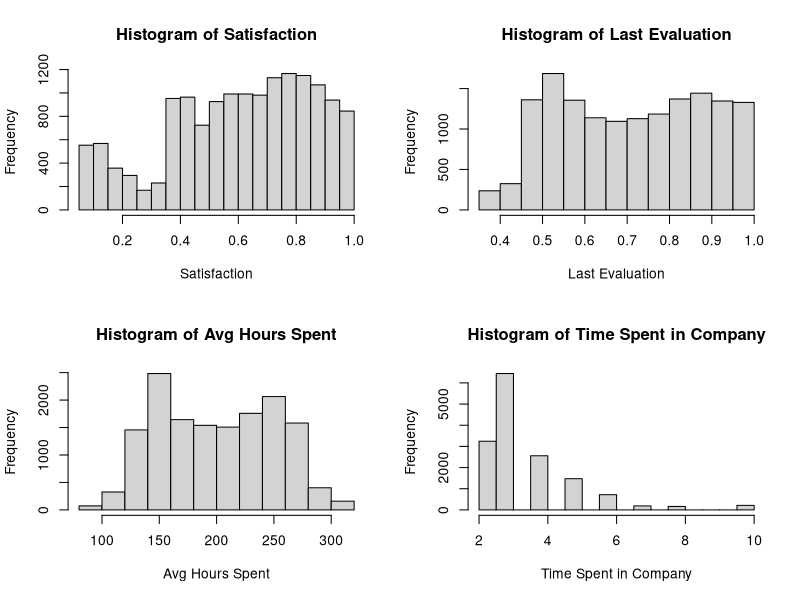
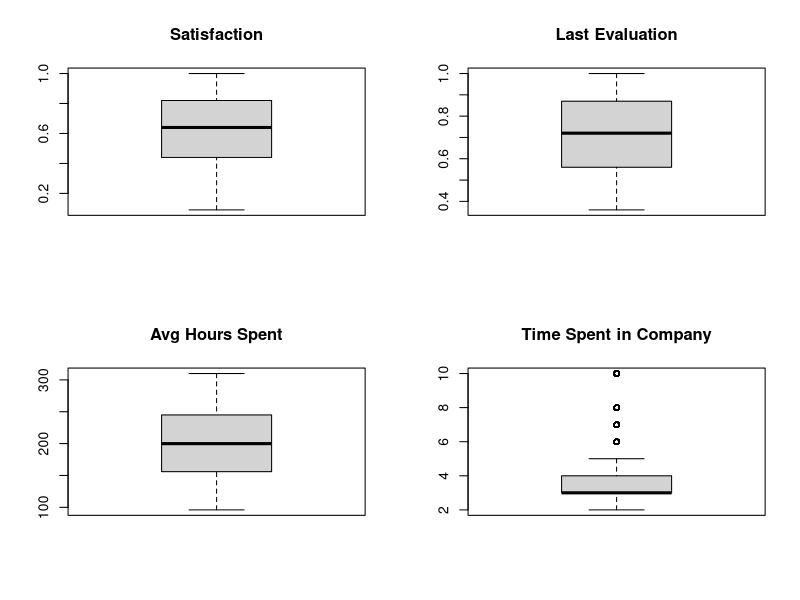
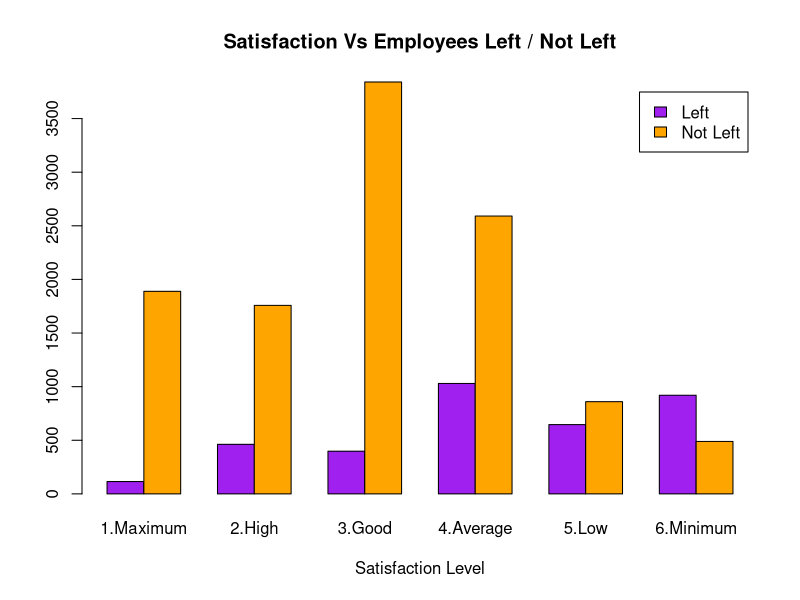
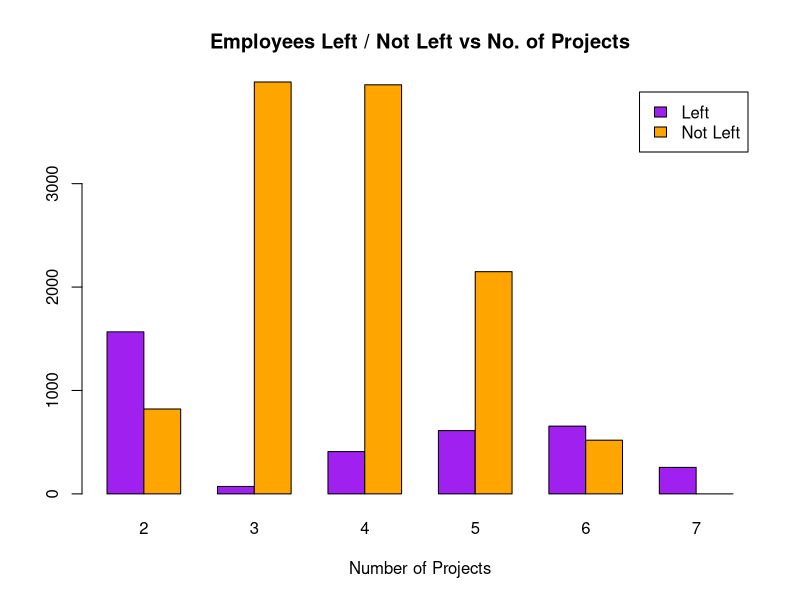
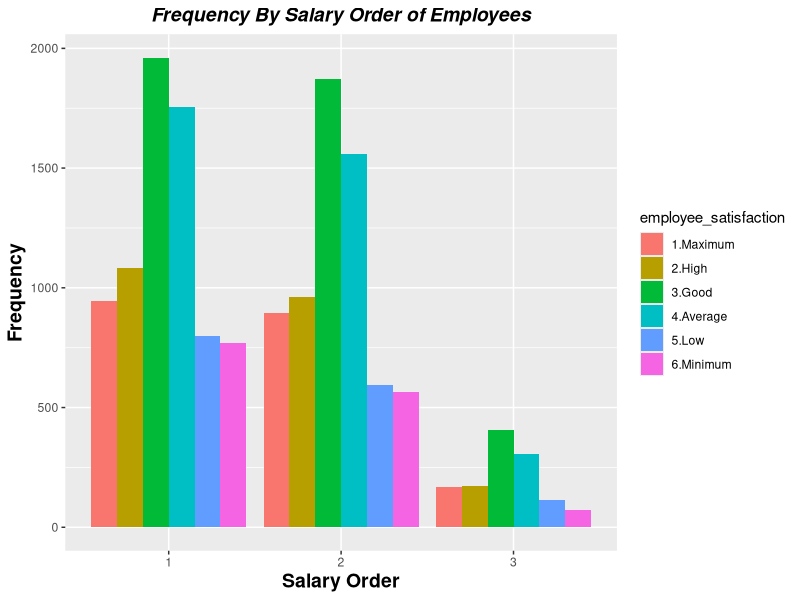
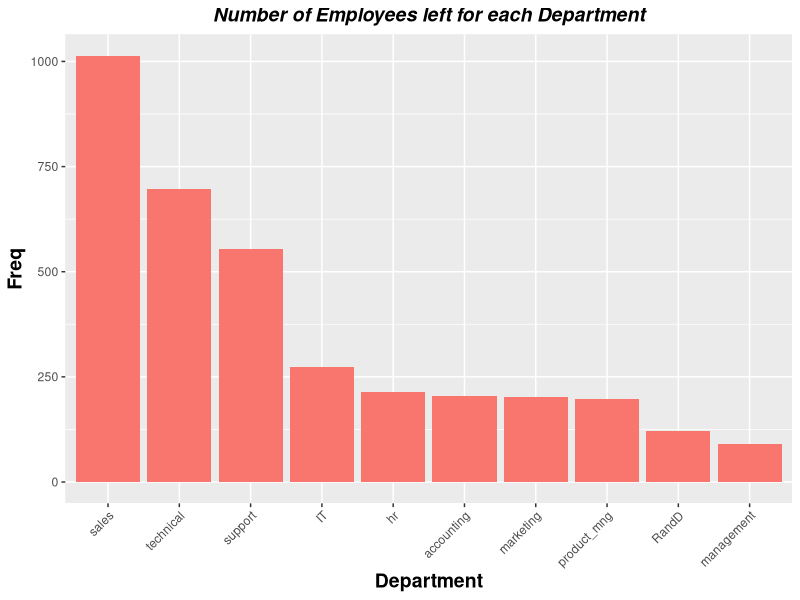
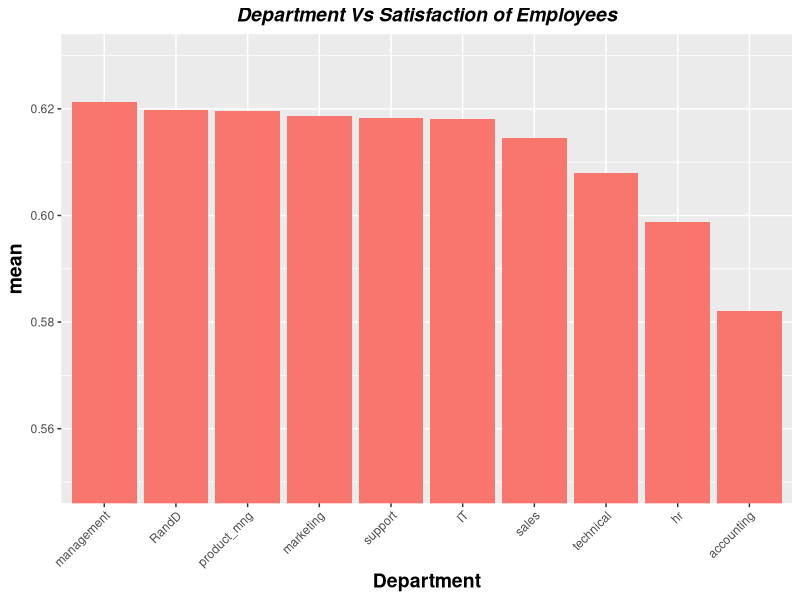
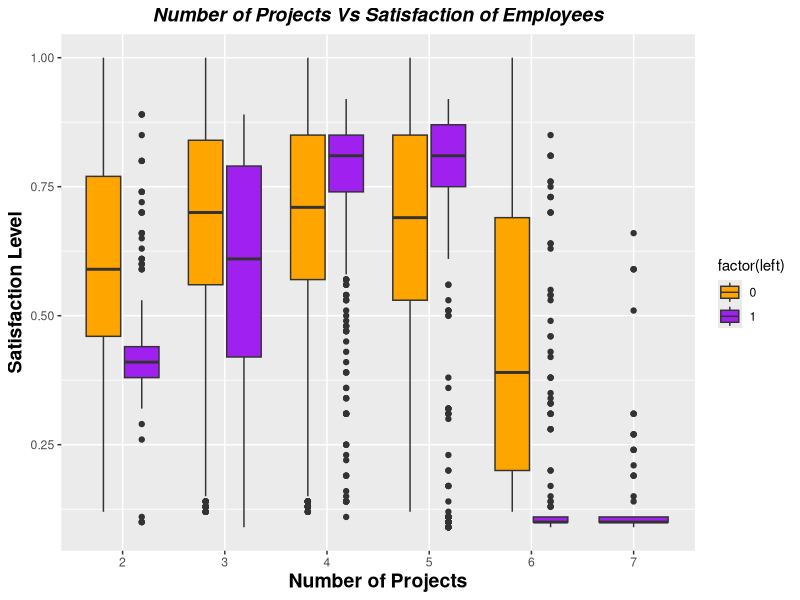

Recreate these plots in R, in order.
setwd("C:/Users/surya/Desktop/SpringSemester")

#load the data
mydata = read.csv("HR_comma_sep.csv")

#Adding a new column called 'salaryOrder'
mydata$salaryOrder[which(mydata$salary == "low")] = 1
mydata$salaryOrder[which(mydata$salary == "medium")] = 2
mydata$salaryOrder[which(mydata$salary == "high")] = 3

#Adding a new column called 'employee_satisfaction'
mydata$employee_satisfaction[mydata$satisfaction_level >= 0.9] = '1.Maximum'
mydata$employee_satisfaction[mydata$satisfaction_level >= 0.8 & mydata$satisfaction_level < 0.9 ] = '2.High'
mydata$employee_satisfaction[mydata$satisfaction_level >= 0.6 & mydata$satisfaction_level < 0.8 ] = '3.Good'
mydata$employee_satisfaction[mydata$satisfaction_level >= 0.4 & mydata$satisfaction_level < 0.6 ] = '4.Average'
mydata$employee_satisfaction[mydata$satisfaction_level >= 0.2 & mydata$satisfaction_level < 0.4 ] = '5.Low'
mydata$employee_satisfaction[mydata$satisfaction_level <  0.2] = '6.Minimum'

#Converting the employee_satisfaction column as a factor
mydata$employee_satisfaction = as.factor(mydata$employee_satisfaction)

#One more new variable for 'left' for string representation.
mydata$leftFlag[mydata$left ==  1] = 'Left'
mydata$leftFlag[mydata$left ==  0] = 'Not Left'

#Data Summary
dim(mydata)
str(mydata)
summary(mydata)
#Get the class
sapply(mydata,class)

#par(mfrow=c(1,1))
#corrplot(cor(mydata[ ,c("satisfaction_level","last_evaluation","number_project","average_montly_hours","time_spend_company","left")]), method = "square", type="full") # Check for correlations

#tempData = mydata[,c( "roleN","salaryOrder","satisfaction_level","last_evaluation","number_project","promotion_last_5years","Work_accident", "average_montly_hours","time_spend_company","left")]
#corrplot( cor(as.matrix(tempData), method = "pearson", use = "complete.obs") ,is.corr = FALSE, type = "lower", order = "hclust", 
#         tl.col = "black", tl.srt = 45)

#attach(mydata)

#********************EDA********************

#********************HISTOGRAMS********************

par(mfrow=c(2,2))
hist(mydata$satisfaction_level, main = "Histogram of Satisfaction", xlab = "Satisfaction")
hist(mydata$last_evaluation, main = "Histogram of Last Evaluation", xlab = "Last Evaluation")
#hist(mydata$number_project, main = "Histogram of No. of Projects", xlab = "No. of Projects")
hist(mydata$average_montly_hours, main = "Histogram of Avg Hours Spent", xlab = "Avg Hours Spent")
hist(mydata$time_spend_company, main = "Histogram of Time Spent in Company", xlab = "Time Spent in Company")



#********************BOXPLOTS********************

par(mfrow=c(2,2))
boxplot(mydata$satisfaction_level, main = "Satisfaction")
boxplot(mydata$last_evaluation, main = "Last Evaluation")
#boxplot(mydata$number_project, main = "No. of Projects")
boxplot(mydata$average_montly_hours, main = "Avg Hours Spent")
boxplot(mydata$time_spend_company, main = "Time Spent in Company")

#********************Satisfaction Vs Employees Left / Not Left********************

par(mfrow=c(1,1))
#Create a barplot 'Employees left vs Satisfaction'
SatisfactionAndLeftTable <- table(mydata$leftFlag, mydata$employee_satisfaction)
barplot(SatisfactionAndLeftTable, main="Satisfaction Vs Employees Left / Not Left",
        xlab="Satisfaction Level", col=c("purple","orange"),
        legend = rownames(SatisfactionAndLeftTable), beside=TRUE)

#********************Employees Left / Not Left vs No. of Projects********************

projectsPlotData <- table(mydata$leftFlag, mydata$number_project)
barplot(projectsPlotData, main="Employees Left / Not Left vs No. of Projects",
        xlab="Number of Projects", col=c("purple","orange"),
        legend = rownames(projectsPlotData), beside=TRUE)


#********************Frequency By Salary Order of Employees********************

table1<-table(mydata$salaryOrder,(mydata$employee_satisfaction))
#print(table1)
table1<-as.data.frame(table1)
table1$salaryOrder = table1$Var1
table1$employee_satisfaction = table1$Var2
table1$Var1= NULL
table1$Var2= NULL

print(table1)
library(ggplot2)

p<-ggplot(table1, aes(x=salaryOrder,y=Freq,fill=employee_satisfaction)) +
  geom_bar(position="dodge",stat='identity') +
  ggtitle("Frequency By Salary Order of Employees") +xlab("Salary Order") +ylab("Frequency")

p = p + theme(
  plot.title = element_text(color="Black", size=14, face="bold.italic", hjust = 0.5),
  axis.title.x = element_text(color="Black", size=14, face="bold"),
  axis.title.y = element_text(color="Black", size=14, face="bold")  
)
print(p)

#********************Number of Employees left for each Department********************

roleTable<-table(mydata$role,mydata$left)
roledf<-as.data.frame(roleTable)
roledf$role = roledf$Var1
roledf$leftFlag = roledf$Var2
roledf$Var1= NULL
roledf$Var2= NULL

roledfLeft<-subset(roledf,leftFlag==1)
print(roledfLeft)

#Employees Left By Department
roledfLeft$role <- factor(roledfLeft$role, levels = roledfLeft$role[order(-roledfLeft$Freq)])
e<-ggplot(roledfLeft, aes(x=role,y=Freq,fill="Orange")) +
  geom_bar(stat='identity') +theme(axis.text.x = element_text(angle = 45, hjust = 1))+ guides(fill=FALSE) +
  ggtitle("Number of Employees left for each Department") +xlab("Department")

e = e + theme(
  plot.title = element_text(color="Black", size=14, face="bold.italic", hjust = 0.5),
  axis.title.x = element_text(color="Black", size=14, face="bold"),
  axis.title.y = element_text(color="Black", size=14, face="bold")
)
print(e)

#********************Department Vs Satisfaction of Employees********************

library(dplyr)
groupedByRole = mydata %>%
  group_by(role) %>%
  summarise(mean=mean(satisfaction_level), sd=sd(satisfaction_level), count=n())

groupedByRole = data.frame(groupedByRole)
groupedByRole = groupedByRole[order(groupedByRole$mean),]
p<-ggplot(groupedByRole, aes(x=reorder(role, -mean),y=mean,fill="Orange")) +
  geom_bar(stat='identity') +theme(axis.text.x = element_text(angle = 45, hjust = 1))+ guides(fill=FALSE) +coord_cartesian(ylim = c(0.55, 0.63)) +
  ggtitle("Department Vs Satisfaction of Employees") +xlab("Department")

p = p + theme(
  plot.title = element_text(color="Black", size=14, face="bold.italic", hjust = 0.5),
  axis.title.x = element_text(color="Black", size=14, face="bold"),
  axis.title.y = element_text(color="Black", size=14, face="bold")
)
print(p)

#********************Number of Projects Vs Satisfaction of Employees********************

p<-ggplot(mydata, aes(x = factor(number_project), y = satisfaction_level, fill=factor(left))) +
  geom_boxplot() + scale_fill_manual(values = c("orange", "purple"))+
  ggtitle("Number of Projects Vs Satisfaction of Employees") +xlab("Number of Projects") +ylab("Satisfaction Level")

p = p + theme(
  plot.title = element_text(color="Black", size=14, face="bold.italic", hjust = 0.5),
  axis.title.x = element_text(color="Black", size=14, face="bold"),
  axis.title.y = element_text(color="Black", size=14, face="bold")
)
print(p)

